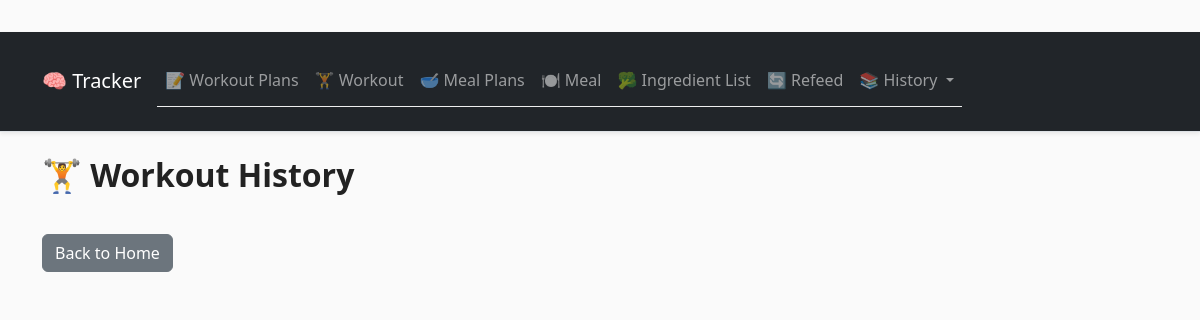
Before: /workouts/history with the older database file.
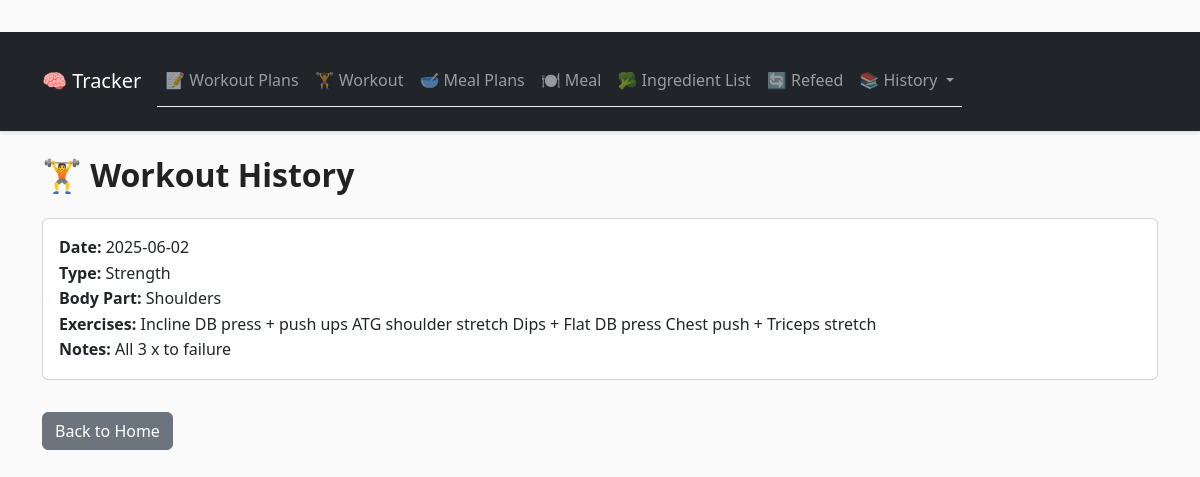
After: the same page with the newer database file.
### tables this page shows
CREATE TABLE workouts (
                id INTEGER PRIMARY KEY AUTOINCREMENT,
                date TEXT,
                session_type TEXT,
                body_part TEXT,
                exercises TEXT,
                notes TEXT
            );

### blueprints/workouts.py (the view)
@workouts_bp.route("/history")
def workout_history():
    with get_connection() as conn:
        rows = conn.execute(
            "SELECT * FROM workouts ORDER BY date DESC, id DESC"
        ).fetchall()
    return render_template("workout_history.html", workouts=rows)

### database.py (called while the page is built)
def get_connection():
    conn = sqlite3.connect(DB_PATH)
    conn.row_factory = sqlite3.Row
    return conn

### templates/workout_history.html
{% extends "base.html" %}
{% block content %}
<h2 class="mb-4">🏋️ Workout History</h2>
{% for w in workouts %}
  <div class="card mb-3">
    <div class="card-body">
      <strong>Date:</strong> {{ w.date }}<br>
      <strong>Type:</strong> {{ w.session_type }}<br>
      <strong>Body Part:</strong> {{ w.body_part }}<br>
      <strong>Exercises:</strong> {{ w.exercises }}<br>
      <strong>Notes:</strong> {{ w.notes }}
    </div>
  </div>
{% endfor %}
<a href="{{ url_for('index') }}" class="btn btn-secondary mt-3">Back to Home</a>
{% endblock %}

Changed rows visible on the page:
added workouts: date "2025-06-02", session_type "Strength", body_part "Shoulders", exercises "Incline DB press + push ups ATG shoulder stretch Dips + Flat DB press Chest push + Triceps stretch", notes "All 3 x to failure"
